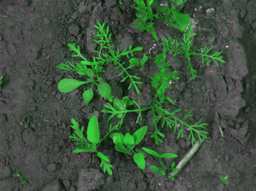
#> input picture 001_image.png, 256 x 191 px, shrunk from 1296 x 966 before the run
$ jupyter execute --allow-errors 'crop segmentation.ipynb'   (older library calls are emulated)
#> lines starting #> are read from the running program, lines starting #| are printed output that depends on the picture
[cell 1]
import numpy as np
import cv2
import pandas as pd

from matplotlib import pyplot as plt

[cell 2]
img = cv2.imread('001_image.png')
#> img is the input picture: shape (191, 256, 3); mean B, G, R 62.8, 83.4, 62.8
b,g,r=cv2.split(img)
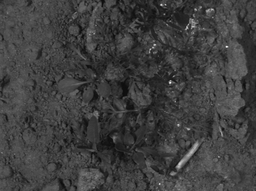
#> b: shape (191, 256); min 10, max 249, mean 62.8
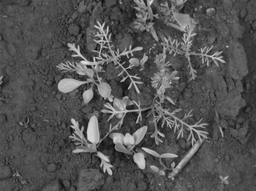
#> g: shape (191, 256); min 11, max 221, mean 83.4
img = g
plt.imshow(img)

#adding original picture value to the data frame as feature 1
img2 = img.reshape(-1)
df = pd.DataFrame()
df['Original Image'] = img2

print(img.shape)
#| (191, 256)
# print(img_g.shape)
print(img2.shape)
#| (48896,)

[cell 3]
#Generate Gabor features
num = 1  #To count numbers of gabor filters being created
kernels = []
for theta in range(2):
    theta = theta / 4. * np.pi
    for sigma in (1, 3):  #
        for lamda in np.arange(0, np.pi, np.pi / 4):
            for gamma in (0.05, 0.5):

                gabor_label = 'Gabor' + str(num)  #Labelling Gabor columns as Gabor1, Gabor2, etc.
                ksize=13
                kernel = cv2.getGaborKernel((ksize, ksize), sigma, theta, lamda, gamma, 0, ktype=cv2.CV_32F)
                kernels.append(kernel)

                #Applying filters one by one
                fimg = cv2.filter2D(img2, cv2.CV_8UC3, kernel)
                filtered_img = fimg.reshape(-1)
                df[gabor_label] = filtered_img  #Labels columns as Gabor1, Gabor2, etc.
                print(gabor_label, ': theta=', theta, ': sigma=', sigma, ': lamda=', lamda, ': gamma=', gamma)
                num += 1
#> after the loop, kernels = 32 items; num = 33
# print(df.head)

[cell 4]
#Gerating OTHER FEATURES and adding them to the data frame
rows,columns=3,3
fig = plt.figure(figsize=(20, 20))
#CANNY EDGE
edges = cv2.Canny(img, 100,200) #Image, min and max values
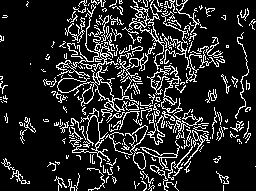
#> edges: shape (191, 256); 15.1% white in thin lines or dots
fig.add_subplot(rows, columns, 1,xlabel='canny')
plt.imshow(edges)
edges1 = edges.reshape(-1)
df['Canny Edge'] = edges1 #Add column to original dataframe

from skimage.filters import roberts, sobel, scharr, prewitt

#ROBERTS EDGE
edge_roberts = roberts(img)
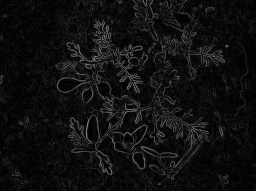
#> edge_roberts: shape (191, 256) float64; min 0, max 0.512, mean 0.0631
fig.add_subplot(rows, columns, 2,xlabel='ROBERTS')
plt.imshow(edge_roberts)
edge_roberts1 = edge_roberts.reshape(-1)
df['Roberts'] = edge_roberts1

#SOBEL
edge_sobel = sobel(img)
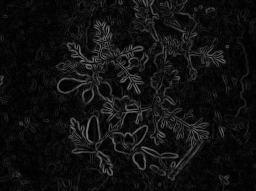
#> edge_sobel: shape (191, 256) float64; min 0, max 0.479, mean 0.0653
fig.add_subplot(rows, columns, 3,xlabel='SOBEL')
plt.imshow(edge_sobel)
edge_sobel1 = edge_sobel.reshape(-1)
df['Sobel'] = edge_sobel1

#SCHARR
edge_scharr = scharr(img)
fig.add_subplot(rows, columns, 4,xlabel='SCHARR')
plt.imshow(edge_scharr)
edge_scharr1 = edge_scharr.reshape(-1)
df['Scharr'] = edge_scharr1

#PREWITT
edge_prewitt = prewitt(img)
fig.add_subplot(rows, columns, 5,xlabel='PREWITT')
plt.imshow(edge_prewitt)
edge_prewitt1 = edge_prewitt.reshape(-1)
df['Prewitt'] = edge_prewitt1

#GAUSSIAN with sigma=3
from scipy import ndimage as nd
gaussian_img = nd.gaussian_filter(img, sigma=3)
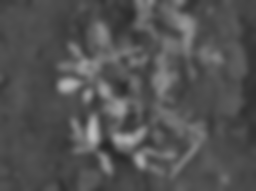
#> gaussian_img: shape (191, 256); min 39, max 189, mean 82.4
fig.add_subplot(rows, columns, 6,xlabel='Gaussian s3')
plt.imshow(gaussian_img)
gaussian_img1 = gaussian_img.reshape(-1)
df['Gaussian s3'] = gaussian_img1

#GAUSSIAN with sigma=7
gaussian_img2 = nd.gaussian_filter(img, sigma=7)
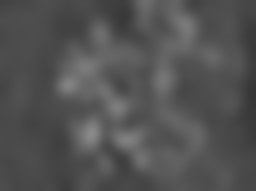
#> gaussian_img2: shape (191, 256); min 53, max 138, mean 82.4
fig.add_subplot(rows, columns, 7,xlabel='Gaussian s7')
plt.imshow(gaussian_img2)
gaussian_img3 = gaussian_img2.reshape(-1)
df['Gaussian s7'] = gaussian_img3

#MEDIAN with sigma=3
median_img = nd.median_filter(img, size=3)
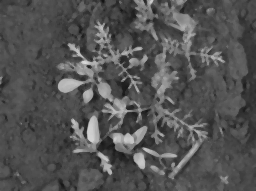
#> median_img: shape (191, 256); min 21, max 217, mean 83.2
fig.add_subplot(rows, columns, 8,xlabel='Median s3')
plt.imshow(median_img)
median_img1 = median_img.reshape(-1)
df['Median s3'] = median_img1

#VARIANCE with size=3
variance_img = nd.generic_filter(img, np.var, size=3)
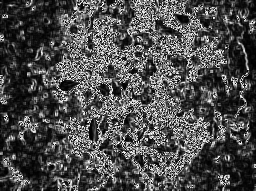
#> variance_img: shape (191, 256); min 0, max 255, mean 76.8
fig.add_subplot(rows, columns, 9,xlabel='Variance s3')
plt.imshow(variance_img)
variance_img1 = variance_img.reshape(-1)
df['Variance s3'] = variance_img1  #Add column to original dataframe
